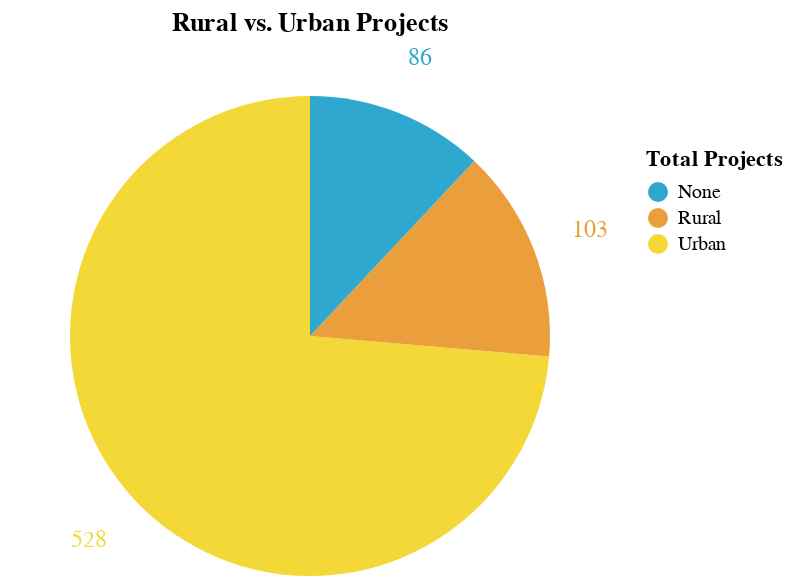

Notebook code cell kept with this figure:
### Code cell
_utils.basic_pie_chart(
    rural_urban_df,
    "Total Projects:Q",
    "Urban Rural:N",
    "Total Projects",
    "Rural vs. Urban Projects",
)

### Figure 1 — Vega-Lite specification as saved in the notebook (floating-point values rounded to 4 significant figures)
{"config": {"view": {"continuousWidth": 400, "continuousHeight": 300, "strokeOpacity": 0}}, "layer": [{"mark": {"type": "arc", "outerRadius": 120}, "encoding": {"color": {"field": "Urban Rural", "legend": {"title": "Total Projects"}, "scale": {"range": ["#2EA8CE", "#EB9F3C", "#F4D837", "#51BF9D", "#8CBCCB", "#9487C0"]}, "type": "nominal"}, "theta": {"field": "Total Projects", "stack": true, "type": "quantitative"}, "tooltip": [{"field": "Urban Rural", "type": "nominal"}, {"field": "Total Projects", "type": "quantitative"}]}, "title": "Rural vs. Urban Projects"}, {"mark": {"type": "text", "radius": 150, "size": 12}, "encoding": {"color": {"field": "Urban Rural", "legend": {"title": "Total Projects"}, "scale": {"range": ["#2EA8CE", "#EB9F3C", "#F4D837", "#51BF9D", "#8CBCCB", "#9487C0"]}, "type": "nominal"}, "text": {"field": "Total Projects", "type": "quantitative"}, "theta": {"field": "Total Projects", "stack": true, "type": "quantitative"}, "tooltip": [{"field": "Urban Rural", "type": "nominal"}, {"field": "Total Projects", "type": "quantitative"}]}, "title": "Rural vs. Urban Projects"}], "data": {"name": "data-8ab285b338ae2a4610aff9003f1d87fc"}, "height": 188, "width": 300, "$schema": "https://vega.github.io/schema/vega-lite/v4.17.0.json", "datasets": {"data-8ab285b338ae2a4610aff9003f1d87fc": [{"Urban Rural": "Urban", "Total Projects": 528, "Total Project Cost  $1,000": 16533258381, "Total Project ($1000) Formatted": "$16,533,258,381.00"}, {"Urban Rural": "Rural", "Total Projects": 103, "Total Project Cost  $1,000": 1694527339, "Total Project ($1000) Formatted": "$1,694,527,339.00"}, {"Urban Rural": "None", "Total Projects": 86, "Total Project Cost  $1,000": 893657721, "Total Project ($1000) Formatted": "$893,657,721.00"}]}}
